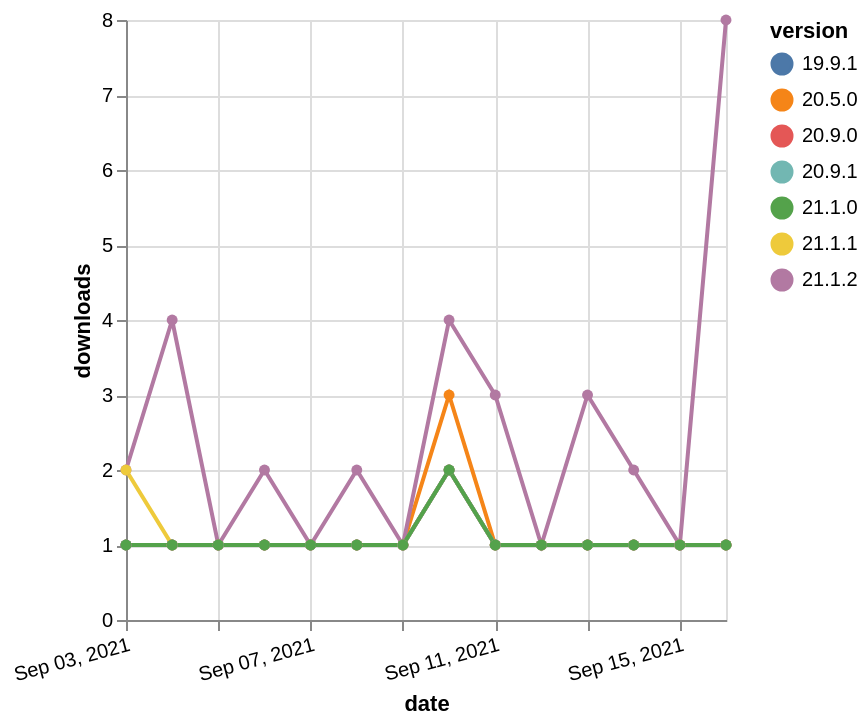

Write a Vega-Lite specification for this figure.
### Vega-Lite specification from a JSON file in a GitHub repository (floating-point values rounded to 4 significant figures)
{"$schema": "https://vega.github.io/schema/vega-lite/v5.json", "description": "A simple bar chart with embedded data.", "data": {"values": [{"date": "2021-09-03", "total": 271, "delta": 1, "version": "20.5.0"}, {"date": "2021-09-04", "total": 272, "delta": 1, "version": "20.5.0"}, {"date": "2021-09-05", "total": 273, "delta": 1, "version": "20.5.0"}, {"date": "2021-09-06", "total": 274, "delta": 1, "version": "20.5.0"}, {"date": "2021-09-07", "total": 275, "delta": 1, "version": "20.5.0"}, {"date": "2021-09-08", "total": 276, "delta": 1, "version": "20.5.0"}, {"date": "2021-09-09", "total": 277, "delta": 1, "version": "20.5.0"}, {"date": "2021-09-10", "total": 280, "delta": 3, "version": "20.5.0"}, {"date": "2021-09-11", "total": 281, "delta": 1, "version": "20.5.0"}, {"date": "2021-09-12", "total": 282, "delta": 1, "version": "20.5.0"}, {"date": "2021-09-13", "total": 283, "delta": 1, "version": "20.5.0"}, {"date": "2021-09-14", "total": 284, "delta": 1, "version": "20.5.0"}, {"date": "2021-09-15", "total": 285, "delta": 1, "version": "20.5.0"}, {"date": "2021-09-16", "total": 286, "delta": 1, "version": "20.5.0"}, {"date": "2021-09-03", "total": 139, "delta": 2, "version": "21.1.2"}, {"date": "2021-09-04", "total": 143, "delta": 4, "version": "21.1.2"}, {"date": "2021-09-05", "total": 144, "delta": 1, "version": "21.1.2"}, {"date": "2021-09-06", "total": 146, "delta": 2, "version": "21.1.2"}, {"date": "2021-09-07", "total": 147, "delta": 1, "version": "21.1.2"}, {"date": "2021-09-08", "total": 149, "delta": 2, "version": "21.1.2"}, {"date": "2021-09-09", "total": 150, "delta": 1, "version": "21.1.2"}, {"date": "2021-09-10", "total": 154, "delta": 4, "version": "21.1.2"}, {"date": "2021-09-11", "total": 157, "delta": 3, "version": "21.1.2"}, {"date": "2021-09-12", "total": 158, "delta": 1, "version": "21.1.2"}, {"date": "2021-09-13", "total": 161, "delta": 3, "version": "21.1.2"}, {"date": "2021-09-14", "total": 163, "delta": 2, "version": "21.1.2"}, {"date": "2021-09-15", "total": 164, "delta": 1, "version": "21.1.2"}, {"date": "2021-09-16", "total": 172, "delta": 8, "version": "21.1.2"}, {"date": "2021-09-03", "total": 1415, "delta": 1, "version": "19.9.1"}, {"date": "2021-09-04", "total": 1416, "delta": 1, "version": "19.9.1"}, {"date": "2021-09-05", "total": 1417, "delta": 1, "version": "19.9.1"}, {"date": "2021-09-06", "total": 1418, "delta": 1, "version": "19.9.1"}, {"date": "2021-09-07", "total": 1419, "delta": 1, "version": "19.9.1"}, {"date": "2021-09-08", "total": 1420, "delta": 1, "version": "19.9.1"}, {"date": "2021-09-09", "total": 1421, "delta": 1, "version": "19.9.1"}, {"date": "2021-09-10", "total": 1423, "delta": 2, "version": "19.9.1"}, {"date": "2021-09-11", "total": 1424, "delta": 1, "version": "19.9.1"}, {"date": "2021-09-12", "total": 1425, "delta": 1, "version": "19.9.1"}, {"date": "2021-09-13", "total": 1426, "delta": 1, "version": "19.9.1"}, {"date": "2021-09-14", "total": 1427, "delta": 1, "version": "19.9.1"}, {"date": "2021-09-15", "total": 1428, "delta": 1, "version": "19.9.1"}, {"date": "2021-09-16", "total": 1429, "delta": 1, "version": "19.9.1"}, {"date": "2021-09-03", "total": 171, "delta": 2, "version": "21.1.1"}, {"date": "2021-09-04", "total": 172, "delta": 1, "version": "21.1.1"}, {"date": "2021-09-05", "total": 173, "delta": 1, "version": "21.1.1"}, {"date": "2021-09-06", "total": 174, "delta": 1, "version": "21.1.1"}, {"date": "2021-09-07", "total": 175, "delta": 1, "version": "21.1.1"}, {"date": "2021-09-08", "total": 176, "delta": 1, "version": "21.1.1"}, {"date": "2021-09-09", "total": 177, "delta": 1, "version": "21.1.1"}, {"date": "2021-09-10", "total": 179, "delta": 2, "version": "21.1.1"}, {"date": "2021-09-11", "total": 180, "delta": 1, "version": "21.1.1"}, {"date": "2021-09-12", "total": 181, "delta": 1, "version": "21.1.1"}, {"date": "2021-09-13", "total": 182, "delta": 1, "version": "21.1.1"}, {"date": "2021-09-14", "total": 183, "delta": 1, "version": "21.1.1"}, {"date": "2021-09-15", "total": 184, "delta": 1, "version": "21.1.1"}, {"date": "2021-09-16", "total": 185, "delta": 1, "version": "21.1.1"}, {"date": "2021-09-03", "total": 164, "delta": 1, "version": "20.9.0"}, {"date": "2021-09-04", "total": 165, "delta": 1, "version": "20.9.0"}, {"date": "2021-09-05", "total": 166, "delta": 1, "version": "20.9.0"}, {"date": "2021-09-06", "total": 167, "delta": 1, "version": "20.9.0"}, {"date": "2021-09-07", "total": 168, "delta": 1, "version": "20.9.0"}, {"date": "2021-09-08", "total": 169, "delta": 1, "version": "20.9.0"}, {"date": "2021-09-09", "total": 170, "delta": 1, "version": "20.9.0"}, {"date": "2021-09-10", "total": 172, "delta": 2, "version": "20.9.0"}, {"date": "2021-09-11", "total": 173, "delta": 1, "version": "20.9.0"}, {"date": "2021-09-12", "total": 174, "delta": 1, "version": "20.9.0"}, {"date": "2021-09-13", "total": 175, "delta": 1, "version": "20.9.0"}, {"date": "2021-09-14", "total": 176, "delta": 1, "version": "20.9.0"}, {"date": "2021-09-15", "total": 177, "delta": 1, "version": "20.9.0"}, {"date": "2021-09-16", "total": 178, "delta": 1, "version": "20.9.0"}, {"date": "2021-09-03", "total": 1809, "delta": 1, "version": "20.9.1"}, {"date": "2021-09-04", "total": 1810, "delta": 1, "version": "20.9.1"}, {"date": "2021-09-05", "total": 1811, "delta": 1, "version": "20.9.1"}, {"date": "2021-09-06", "total": 1812, "delta": 1, "version": "20.9.1"}, {"date": "2021-09-07", "total": 1813, "delta": 1, "version": "20.9.1"}, {"date": "2021-09-08", "total": 1814, "delta": 1, "version": "20.9.1"}, {"date": "2021-09-09", "total": 1815, "delta": 1, "version": "20.9.1"}, {"date": "2021-09-10", "total": 1817, "delta": 2, "version": "20.9.1"}, {"date": "2021-09-11", "total": 1818, "delta": 1, "version": "20.9.1"}, {"date": "2021-09-12", "total": 1819, "delta": 1, "version": "20.9.1"}, {"date": "2021-09-13", "total": 1820, "delta": 1, "version": "20.9.1"}, {"date": "2021-09-14", "total": 1821, "delta": 1, "version": "20.9.1"}, {"date": "2021-09-15", "total": 1822, "delta": 1, "version": "20.9.1"}, {"date": "2021-09-16", "total": 1823, "delta": 1, "version": "20.9.1"}, {"date": "2021-09-03", "total": 390, "delta": 1, "version": "21.1.0"}, {"date": "2021-09-04", "total": 391, "delta": 1, "version": "21.1.0"}, {"date": "2021-09-05", "total": 392, "delta": 1, "version": "21.1.0"}, {"date": "2021-09-06", "total": 393, "delta": 1, "version": "21.1.0"}, {"date": "2021-09-07", "total": 394, "delta": 1, "version": "21.1.0"}, {"date": "2021-09-08", "total": 395, "delta": 1, "version": "21.1.0"}, {"date": "2021-09-09", "total": 396, "delta": 1, "version": "21.1.0"}, {"date": "2021-09-10", "total": 398, "delta": 2, "version": "21.1.0"}, {"date": "2021-09-11", "total": 399, "delta": 1, "version": "21.1.0"}, {"date": "2021-09-12", "total": 400, "delta": 1, "version": "21.1.0"}, {"date": "2021-09-13", "total": 401, "delta": 1, "version": "21.1.0"}, {"date": "2021-09-14", "total": 402, "delta": 1, "version": "21.1.0"}, {"date": "2021-09-15", "total": 403, "delta": 1, "version": "21.1.0"}, {"date": "2021-09-16", "total": 404, "delta": 1, "version": "21.1.0"}]}, "width": "container", "mark": {"type": "line", "point": {"filled": true}}, "encoding": {"x": {"field": "date", "type": "temporal", "timeUnit": "yearmonthdate", "title": "date", "axis": {"labelAngle": -15}}, "y": {"field": "delta", "type": "quantitative", "title": "downloads"}, "color": {"field": "version", "type": "nominal"}, "tooltip": {"field": "delta"}}}
